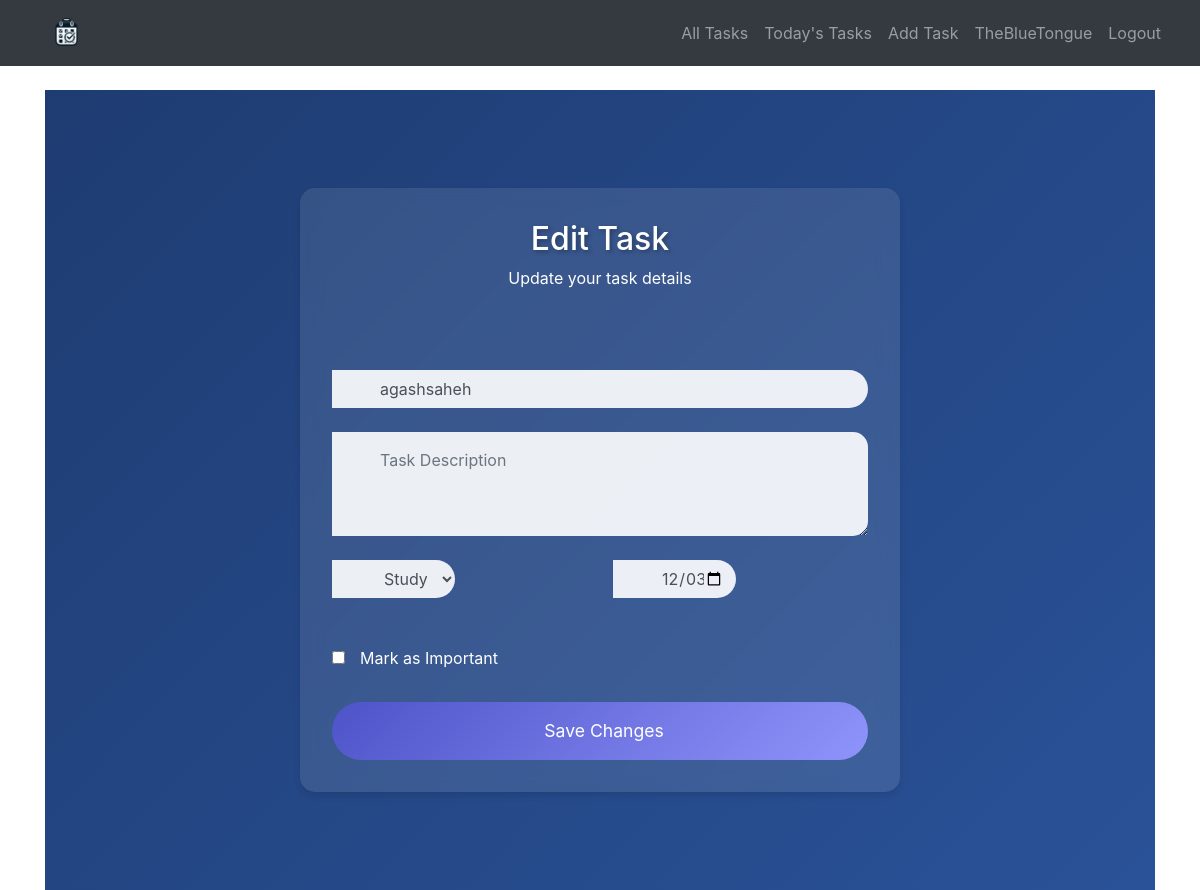
The app's page /tasks/edit/1 (signed in) with its own data.
### database_setup.py (models this page shows)
class User(Base, UserMixin):
    __tablename__ = 'users'
    id = Column(Integer, primary_key=True)
    username = Column(String(150), unique=True, nullable=False)
    email = Column(String(150), nullable=True)
    password = Column(String(150), nullable=False)
    tasks = relationship('Task', back_populates='owner')

class Task(Base):
    __tablename__ = 'tasks'
    id = Column(Integer, primary_key=True)
    title = Column(String(150), nullable=False)
    category = Column(String(50), nullable=False)
    description = Column(String(500), nullable=True)
    due_date = Column(Date, nullable=True)
    is_complete = Column(Boolean, default=False)
    user_id = Column(Integer, ForeignKey('users.id'), nullable=False)
    important = Column(Boolean, default=False)
    owner = relationship('User', back_populates='tasks')
    created_at = Column(DateTime, default=datetime.utcnow)  # Automatically set the current timestamp on task creation

### app.py (the view, shortened to what this page needs)
@app.route('/tasks/edit/<int:task_id>', methods=['GET', 'POST'])
@login_required
def edit_task(task_id):
    session = SessionLocal()
    try:
        task = session.query(Task).get(task_id)
        if not task or task.user_id != current_user.id:
            flash("Task not found or access denied!", "danger")
            return redirect(url_for('dashboard'))
        form = forms.TaskForm(obj=task)
    finally:
        session.close()
    return render_template('edit_task.html', form=form, task=task)

### forms.py
class TaskForm(FlaskForm):
    title = StringField('Task Title', validators=[DataRequired(), Length(max=150)])
    description = TextAreaField('Description', validators=[Length(max=500)])
    category = SelectField(
        'Category',
        choices=[('Study', 'Study'), ('Exam', 'Exam'), ('Sport', 'Sport'),
                 ('Social', 'Social'), ('Other', 'Other')],
        validators=[DataRequired()])
    due_date = DateField('Due Date', format='%Y-%m-%d', validators=[DataRequired()])
    submit = SubmitField('Add Task')
    important = BooleanField('Important')

### app.py (called while the page is built)
@login_manager.user_loader
def load_user(user_id):
    session = SessionLocal()
    user = session.query(User).get(int(user_id))
    session.close()
    return user

### templates/edit_task.html (shortened to what this page needs)
{% extends 'base.html' %}
{% block content %}
<div class="task-form-container fade-in">
    <div class="task-form-card slide-up">
        <div class="form-header gradient-orange">
            <h1>Edit Task</h1>
            <p class="subtitle">Update your task details</p>
        </div>
        <form method="POST" class="task-form">
            <div class="form-group">
                <div class="input-group">
                    {{ form.title(class="form-control custom-input", placeholder="Task Title") }}
                </div>
            </div>
            <div class="form-group">
                <div class="input-group">
                    {{ form.description(class="form-control custom-input", rows="3", placeholder="Task Description") }}
                </div>
            </div>
            <div class="form-row">
                <div class="form-group col-md-6">
                    <div class="input-group">
                        {{ form.category(class="form-control custom-input") }}
                    </div>
                </div>
                <div class="form-group col-md-6">
                    <div class="input-group">
                        {{ form.due_date(class="form-control custom-input", type="date") }}
                    </div>
                </div>
            </div>
            <div class="form-check important-check">
                <input type="checkbox" class="form-check-input custom-checkbox" id="important" name="important"
                       {% if task and task.important %}checked{% endif %}>
                <label class="form-check-label" for="important">
                     Mark as Important
                </label>
            </div>
            <div class="form-actions">
                <button type="submit" class="btn btn-primary btn-block pulse">
                     Save Changes
                </button>
            </div>
        </form>
    </div>
</div>
{% endblock %}

### templates/base.html (shortened to what this page needs)
<!DOCTYPE html>
<html lang="en">
<head>
    <link rel="stylesheet" href="https://stackpath.bootstrapcdn.com/bootstrap/4.5.2/css/bootstrap.min.css">
    <link rel="stylesheet" href="{{ url_for('static', filename='styles.css') }}">
</head>
<body>
    <nav class="navbar navbar-expand-lg navbar-dark bg-dark">
        <div class="container-fluid">
            <a class="navbar-brand" href="{{ url_for('dashboard') }}">
                <img src="{{ url_for('static', filename='images/logo.png') }}" alt="Saintly Scheduler Logo" style="height: 40px; border: none;">
            </a>
            <ul class="navbar-nav ml-auto">
                {% if current_user.is_authenticated %}
                    <div class="navbar-nav">
                        <a class="nav-link {% if request.endpoint == 'tasks' %}active{% endif %}" href="{{ url_for('tasks') }}">All Tasks</a>
                        <a class="nav-link {% if request.endpoint == 'todays_tasks' %}active{% endif %}" href="{{ url_for('todays_tasks') }}">Today's Tasks</a>
                        <a class="nav-link {% if request.endpoint == 'add_task' %}active{% endif %}" href="{{ url_for('add_task') }}">Add Task</a>
                    </div>
                    <li class="nav-item">
                        <a class="nav-link {% if request.endpoint == 'user_profile' %}active{% endif %}" href="{{ url_for('user_profile') }}">
                            {{ current_user.username }}
                        </a>
                    </li>
                    <li class="nav-item">
                        <a class="nav-link" href="{{ url_for('logout') }}">Logout</a>
                    </li>
                {% endif %}
            </ul>
        </div>
    </nav>
    <div class="container mt-4">
        {% block content %}{% endblock %}
    </div>
</body>
</html>

### templates/edit_task.html (style rules this page uses)
.task-form-container { min-height: 100vh; padding: 2rem; background: linear-gradient(135deg, #1e3c72 0%, #2a5298 100%); display: flex; align-items: center; justify-content: center; }
.task-form-card { background: rgba(255, 255, 255, 0.1); backdrop-filter: blur(10px); border-radius: 15px; width: 100%; max-width: 600px; box-shadow: 0 4px 6px rgba(0, 0, 0, 0.1); overflow: hidden; }
.form-header { padding: 2rem; text-align: center; color: white; }
.form-header h1 { font-size: 2rem; margin-bottom: 0.5rem; text-shadow: 2px 2px 4px rgba(0, 0, 0, 0.3); }
.task-form { padding: 2rem; }
.form-group { margin-bottom: 1.5rem; }
.input-group { position: relative; }
.custom-input { padding-left: 3rem; border-radius: 50px; border: none; background: rgba(255, 255, 255, 0.9); }
textarea.custom-input { border-radius: 15px; padding: 1rem 1rem 1rem 3rem; }
.form-row { display: grid; grid-template-columns: 1fr 1fr; gap: 1rem; }
.important-check { margin: 1.5rem 0; color: white; }
.important-check label { display: flex; align-items: center; gap: 0.5rem; cursor: pointer; }
.form-actions { margin-top: 2rem; }
.btn-block { border-radius: 50px; padding: 1rem; font-size: 1.1rem; background: linear-gradient(135deg, #4e54c8 0%, #8f94fb 100%); border: none; color: white; display: flex; align-items: center; justify-content: center; gap: 0.5rem; transition: transform 0.3s ease; }

### records on screen
User: username "TheBlueTongue"
Task: title "agashsaheh", category "Study", due_date "12/03/2024"
